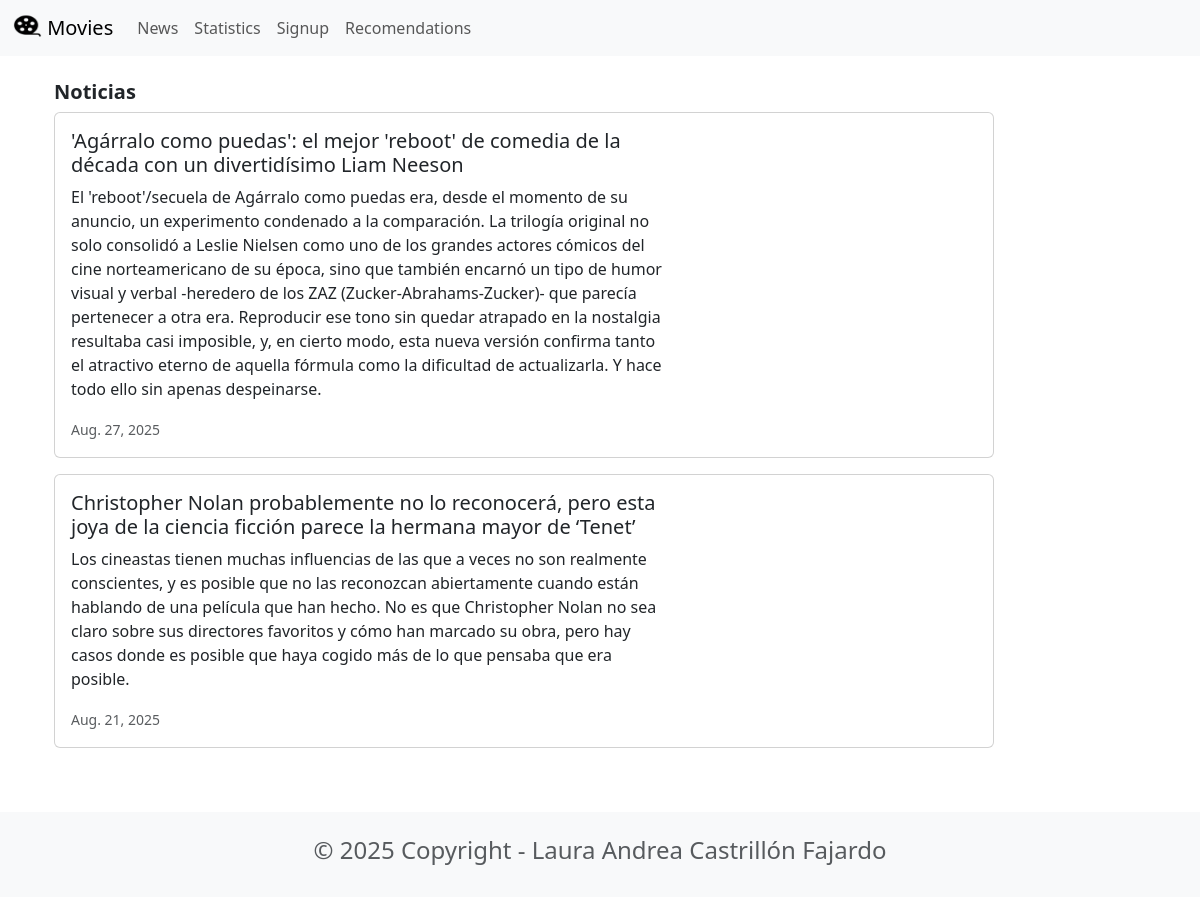
Before: /news/ with the older database file.
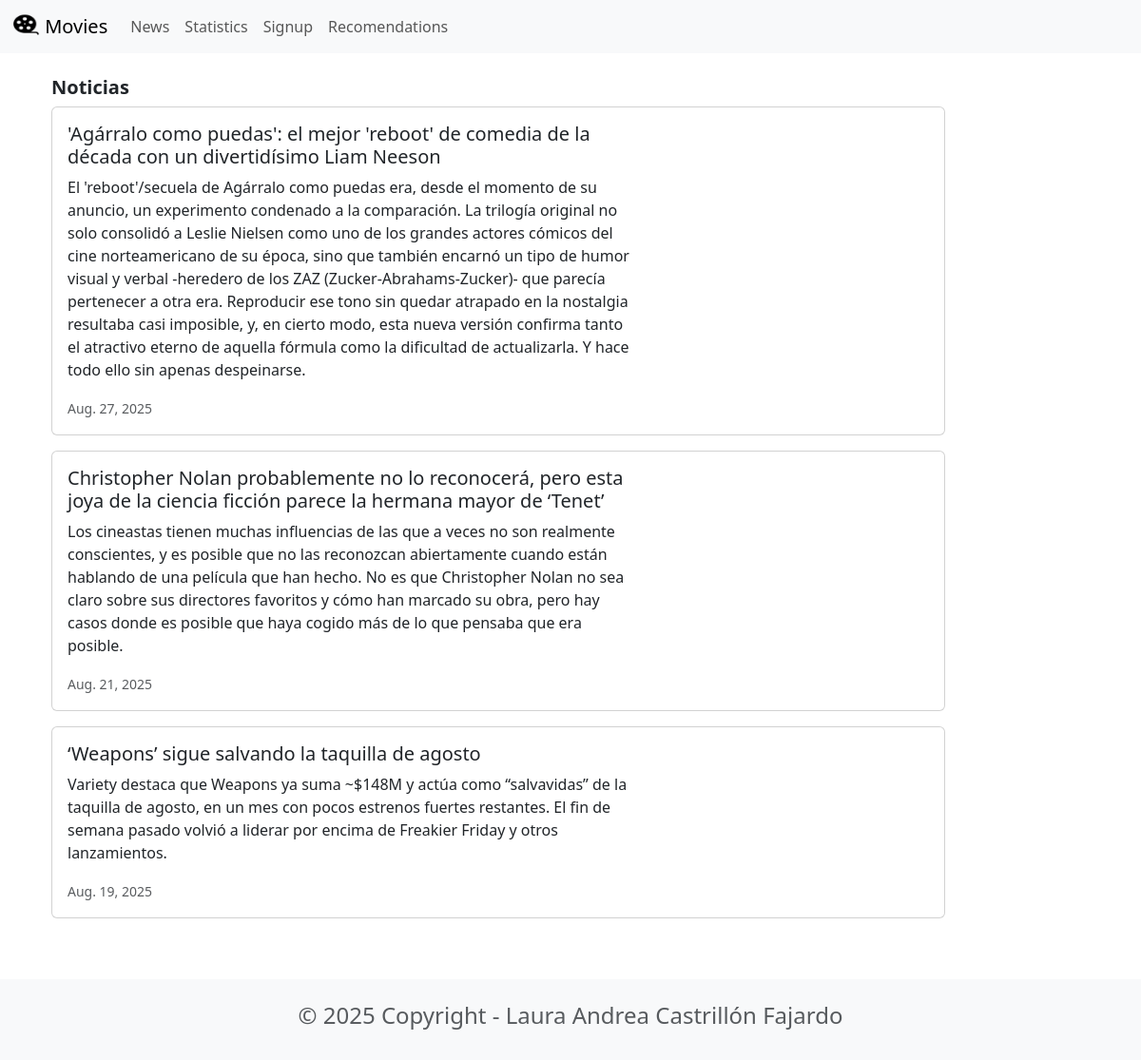
After: the same page with the newer database file.
### news/models.py (models this page shows, shortened)
class News(models.Model):
    headline = models.CharField(max_length=200)
    body = models.TextField()
    date = models.DateField()

### news/views.py (the view)
# urls.py: path('news/', include('news.urls'), name='news'),
def news(request):
    newss = News.objects.all().order_by('-date')
    return render(request, 'news.html', {'newss':newss})

### news/templates/news.html (shortened to what this page needs)
{% extends 'base.html' %}
{% block content %}
<head>
    <link href="https://cdn.jsdelivr.net/npm/bootstrap@5.3.7/dist/css/bootstrap.min.css" rel="stylesheet"
>
</head>
<div class="container">
    <h5><b>Noticias</b></h5>
    {% for news in newss %}
    <div class="card mb-3" style="max-width: 940px;">
        <div class="row g-0">
            <div class="col-md-8">
                <div class="card-body">
                    <h5 class="card-title">{{ news.headline }}</h5>
                    <p class="card-text" > {{ news.body }}</p>
                    <p class="card-text"><small class="text-muted"> {{ news.date }} </small></p>
                </div>
            </div>
        </div>
    </div>
    {% endfor %}
</div>
{% endblock %}

Changed rows visible on the page:
added News: headline "‘Weapons’ sigue salvando la taquilla de agosto", body "Variety destaca que Weapons ya suma ~$148M y actúa como “salvavidas” de la taquilla de agosto, en un mes con pocos estrenos fuertes restantes. El fin de semana pasado volvió a liderar por encima de Freakier Friday y otros lanzamientos.", date "Aug. 19, 2025"
